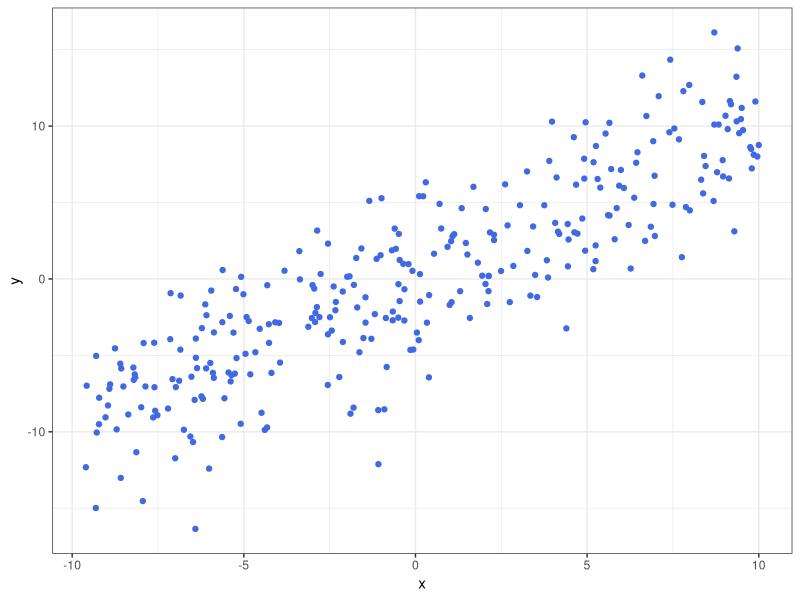

The R script that drew this image: (Note: this script raises an error after producing the figure.)
# 샘플데이터 난수생성
x = runif(300, -10,10)
noise = rnorm(n=300, mean=0, sd=3)
y = x+noise

DF = data.frame(x=x, 
                y=y)
library(ggplot2)
ggplot(DF, aes(x=x, y=y)) + geom_point(col='royalblue') + theme_bw()

# learning rate
alpha=0.01
# 초기가중치 행렬생성
weights = matrix(c(0,0),nrow=2)
weights

# 행렬형태로 만들기
x = matrix(x)
x = cbind(1,x)
colnames(x) = c('v1', 'v2')

# Error 계산 %*%는 행렬의 곱셈
error = function(x,y,weight){
  sum((y - x %*% weight)^2)/(2*lenght(y))
}

# eroor값과 가중치가 저장될 빈공간을 만듦
error_surface = c()
weight_value = list()

for (i in 1:300) {
  # x는 (300,2) 행렬 weights는 (2,1)행렬 X*weights => (300,1)행렬
  error = (x %*% weights -y)
  # delta funtion 계산
  delta_function = t(x) %*% error/length(y)
  # 가중치 수정
  weights = weights - alpha*delta_function
  error_surface[i] = error(x,y, weights)
  weight_value[[i]] = weights
}


# 시각화
p = ggplot(DF, aes(x=x, y=y)) + geom_point(col='royalblue',alpha=0.4) + theme_bw()
for (i in 1:300) { 
  p = p + geom_abline(slope = Weight_Value[[i]][2], intercept = Weight_Value[[i]][1], 
                      col = "red", alpha = 0.4)
}
p
DF$num = 1:300
DF$Error_value = error_surface
ggplot(DF) + geom_line(aes(x = num, y = Error_value), group = 1) + geom_point(aes(x = num, y = Error_value)) + theme_bw() + ggtitle("Error Function") + xlab("Num of iterations")
# error값이 감소하면서 기울기에 수렴

# 최소제곱법을 이용한 선형회귀식과의 비교
REG = lm(y~x)
A = summary(REG)
print(paste('R square :', round(A$r.squared, 4)))

# 경사하강법으로 회귀식 추정할 경우 R^2
GR_model = weight_value[[300]][1] + weight_value[[300]][2] * x
actual = y
rss = sum((GR_model - actual)^2)
tss = sum((actual - mean(actual))^2)
rsq = 1 - rss/tss
print(paste('R square :', round(rsq, 4)))